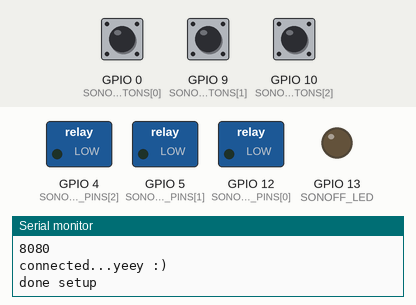
A sketch run on a simulated ESP8266 (NodeMCU). Parts: switched loads named in the sketch (green lamp = pin HIGH), output pins drawn as LEDs (lit = HIGH), the last lines printed to the serial monitor. Inputs (shaded band) come from the test bench; at power-on: GPIO 9 (SONOFF_BUTTONS[1]) LOW, GPIO 10 (SONOFF_BUTTONS[2]) LOW, GPIO 0 (SONOFF_BUTTONS[0]) LOW. WiFi joins after 1.5 s; servers stay silent unless stated; EEPROM starts erased.

Above: at 2.7 s.
2.8 s: GPIO 9 (SONOFF_BUTTONS[1]) pulled HIGH for 0.15 s
At 4.0 s:
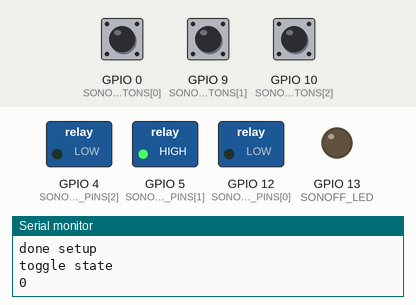
4.4 s: GPIO 10 (SONOFF_BUTTONS[2]) pulled HIGH for 0.15 s
At 5.3 s:
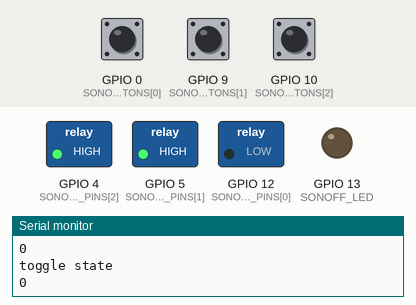
6.0 s: GPIO 9 (SONOFF_BUTTONS[1]) pulled HIGH for 1 s
At 6.4 s:
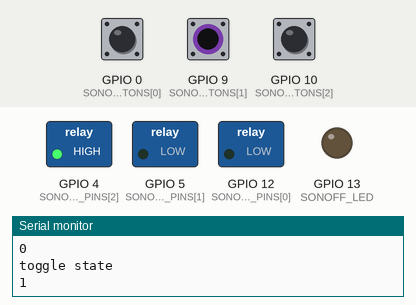
Timing chart, 0 to 9.0 s (numbered marks = the images above; inputs shaded):
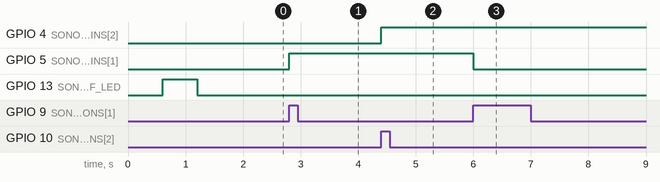

The sketch:

BlynkSonT1US.ino
```cpp
/*
   1MB flash sizee

   sonoff header
   1 - vcc 3v3
   2 - rx
   3 - tx
   4 - gnd
   5 - gpio 14

   esp8266 connections
   gpio  0 - button 1
   gpio  9 - button 3
   gpio  10 - button 2
   gpio 12 - relay 1
   gpio 4 - relay 3
   gpio 5 - relay 2
   gpio 13 - green led - active low
   gpio 14 - pin 5 on header

*/

#define   SONOFF_INPUT              14
#define   SONOFF_LED                13
#define   SONOFF_AVAILABLE_CHANNELS 3
const int SONOFF_RELAY_PINS[3] =    {12, 5, 4};
const int SONOFF_BUTTONS[3] =    {0, 9, 10};

//if this is false, led is used to signal startup state, then always on
//if it s true, it is used to signal startup state, then mirrors relay state
//S20 Smart Socket works better with it false
#define SONOFF_LED_RELAY_STATE      false

#define HOSTNAME "RYS-IoT-Device"

//comment out to completly disable respective technology
#define INCLUDE_BLYNK_SUPPORT

/********************************************
   Should not need to edit below this line *
 * *****************************************/
#include <ESP8266WiFi.h>

#define BLYNK_PRINT Serial    // Comment this out to disable prints and save space
#include <BlynkSimpleEsp8266.h>

static bool BLYNK_ENABLED = true;

#include <WiFiManager.h>          //https://github.com/tzapu/WiFiManager

#include <EEPROM.h>

#define EEPROM_SALT 12667
typedef struct {
  char  bootState[4]      = "on";
  char  blynkToken[33]    = "e4695f84e17b4ab8bc103da61eb984b0";
  char  blynkServer[33]   = "blynk.rys-informatica.com.ar";
  char  blynkPort[6]      = "8080";
  int   salt              = EEPROM_SALT;
} WMSettings;

WMSettings settings;

#include <ArduinoOTA.h>


//for LED status
#include <Ticker.h>
Ticker ticker;


const int CMD_WAIT = 0;
const int CMD_BUTTON_CHANGE = 1;

int cmd = CMD_WAIT;
//int relayState = HIGH;

//inverted button state
int buttonState[3] = {HIGH, HIGH, HIGH};
int currentState[3];

static long startPress = 0;

//http://stackoverflow.com/questions/9072320/split-string-into-string-array
String getValue(String data, char separator, int index)
{
  int found = 0;
  int strIndex[] = {0, -1};
  int maxIndex = data.length()-1;

  for(int i=0; i<=maxIndex && found<=index; i++){
    if(data.charAt(i)==separator || i==maxIndex){
        found++;
        strIndex[0] = strIndex[1]+1;
        strIndex[1] = (i == maxIndex) ? i+1 : i;
    }
  }

  return found>index ? data.substring(strIndex[0], strIndex[1]) : "";
}

void tick()
{
  //toggle state
  int state = digitalRead(SONOFF_LED);  // get the current state of GPIO1 pin
  digitalWrite(SONOFF_LED, !state);     // set pin to the opposite state
}

//gets called when WiFiManager enters configuration mode
void configModeCallback (WiFiManager *myWiFiManager) {
  Serial.println("Entered config mode");
  Serial.println(WiFi.softAPIP());
  //if you used auto generated SSID, print it
  Serial.println(myWiFiManager->getConfigPortalSSID());
  //entered config mode, make led toggle faster
  ticker.attach(0.2, tick);
}

void updateBlynk(int channel) {
  int state = digitalRead(SONOFF_RELAY_PINS[channel]);
  Blynk.virtualWrite(channel, state);
}

void setState(int state, int channel) {
  //relay
  digitalWrite(SONOFF_RELAY_PINS[channel], state);
/*
  //led
  if (SONOFF_LED_RELAY_STATE) {
    digitalWrite(SONOFF_LED, (state + 1) % 2); // led is active low
  }
*/
  //blynk
  updateBlynk(channel);

}

void toggleState() {
  cmd = CMD_BUTTON_CHANGE;
}

//flag for saving data
bool shouldSaveConfig = false;

//callback notifying us of the need to save config
void saveConfigCallback () {
  Serial.println("Should save config");
  shouldSaveConfig = true;
}

void toggle(int channel) {
  Serial.println("toggle state");
  Serial.println(digitalRead(SONOFF_RELAY_PINS[channel]));
  int relayState = digitalRead(SONOFF_RELAY_PINS[channel]) == HIGH ? LOW : HIGH;
  setState(relayState, channel);
}

void restart() {
  //TODO turn off relays before restarting
  ESP.restart();
  delay(1000);
}

void reset() {
  //reset wifi credentials
  WiFi.disconnect();
  delay(1000);
  ESP.reset();
  delay(1000);
}

#ifdef INCLUDE_BLYNK_SUPPORT
/**********
 * VPIN % 5
 * 0 off
 * 1 on
 * 2 toggle
 * 3 value
 * 4 led
 ***********/

BLYNK_WRITE_DEFAULT() {
  int pin = request.pin;
  int channel = pin;
  toggle(channel);
}

BLYNK_READ_DEFAULT() {
  // Generate random response
  int pin = request.pin;
  int channel = pin;
//  Blynk.virtualWrite(pin, digitalRead(SONOFF_RELAY_PINS[channel]));

}

//restart - button
BLYNK_WRITE(30) {
  int a = param.asInt();
  if (a != 0) {
    restart();
  }
}

//reset - button
BLYNK_WRITE(31) {
  int a = param.asInt();
  if (a != 0) {
    reset();
  }
}

#endif

void setup()
{
  Serial.begin(115200);

  //set led pin as output
  pinMode(SONOFF_LED, OUTPUT);
  // start ticker with 0.5 because we start in AP mode and try to connect
  ticker.attach(0.6, tick);


  const char *hostname = HOSTNAME;

  WiFiManager wifiManager;
  //set callback that gets called when connecting to previous WiFi fails, and enters Access Point mode
  //wifiManager.setAPCallback(configModeCallback);

  //timeout - this will quit WiFiManager if it's not configured in 3 minutes, causing a restart
  wifiManager.setConfigPortalTimeout(180);

  //custom params
  EEPROM.begin(512);
  EEPROM.get(0, settings);
  EEPROM.end();

  if (settings.salt != EEPROM_SALT) {
    Serial.println("Invalid settings in EEPROM, trying with defaults");
    WMSettings defaults;
    settings = defaults;
  }


  WiFiManagerParameter custom_boot_state("boot-state", "on/off on boot", settings.bootState, 33);
  wifiManager.addParameter(&custom_boot_state);


  Serial.println(settings.bootState);

  Serial.println(settings.blynkToken);
  Serial.println(settings.blynkServer);
  Serial.println(settings.blynkPort);

  WiFiManagerParameter custom_blynk_text("<br/>Blynk config.<br/>");
  wifiManager.addParameter(&custom_blynk_text);

  WiFiManagerParameter custom_blynk_token("blynk-token", "blynk token", settings.blynkToken, 33);
  wifiManager.addParameter(&custom_blynk_token);

  WiFiManagerParameter custom_blynk_server("blynk-server", "blynk server", settings.blynkServer, 33);
  wifiManager.addParameter(&custom_blynk_server);

  WiFiManagerParameter custom_blynk_port("blynk-port", "port", settings.blynkPort, 6);
  wifiManager.addParameter(&custom_blynk_port);

  //set config save notify callback
  wifiManager.setSaveConfigCallback(saveConfigCallback);

  if (!wifiManager.autoConnect(hostname)) {
    Serial.println("failed to connect and hit timeout");
    //reset and try again, or maybe put it to deep sleep
    //ESP.reset();
    delay(1000);
  }

  //Serial.println(custom_blynk_token.getValue());
  //save the custom parameters to FS
  if (shouldSaveConfig) {
    Serial.println("Saving config");

    strcpy(settings.bootState, custom_boot_state.getValue());

    strcpy(settings.blynkToken, custom_blynk_token.getValue());
    strcpy(settings.blynkServer, custom_blynk_server.getValue());
    strcpy(settings.blynkPort, custom_blynk_port.getValue());

    Serial.println(settings.bootState);
    Serial.println(settings.blynkToken);
    Serial.println(settings.blynkServer);
    Serial.println(settings.blynkPort);

    EEPROM.begin(512);
    EEPROM.put(0, settings);
    EEPROM.end();
  }

  //config blynk
  if (strlen(settings.blynkToken) == 0) {
    BLYNK_ENABLED = false;
  }
  if (BLYNK_ENABLED) {
    Blynk.config(settings.blynkToken, settings.blynkServer, atoi(settings.blynkPort));
  }

  //OTA
  ArduinoOTA.onStart([]() {
    Serial.println("Start OTA");
  });
  ArduinoOTA.onEnd([]() {
    Serial.println("\nEnd");
  });
  ArduinoOTA.onProgress([](unsigned int progress, unsigned int total) {
    Serial.printf("Progress: %u%%\r", (progress / (total / 100)));
  });
  ArduinoOTA.onError([](ota_error_t error) {
    Serial.printf("Error[%u]: ", error);
    if (error == OTA_AUTH_ERROR) Serial.println("Auth Failed");
    else if (error == OTA_BEGIN_ERROR) Serial.println("Begin Failed");
    else if (error == OTA_CONNECT_ERROR) Serial.println("Connect Failed");
    else if (error == OTA_RECEIVE_ERROR) Serial.println("Receive Failed");
    else if (error == OTA_END_ERROR) Serial.println("End Failed");
  });
  ArduinoOTA.setHostname(hostname);
  ArduinoOTA.begin();

  //if you get here you have connected to the WiFi
  Serial.println("connected...yeey :)");
  ticker.detach();

  //setup button
  pinMode(SONOFF_BUTTONS[0], INPUT);
  pinMode(SONOFF_BUTTONS[1], INPUT);
  pinMode(SONOFF_BUTTONS[2], INPUT);

  attachInterrupt(SONOFF_BUTTONS[0], toggleState, CHANGE);
  attachInterrupt(SONOFF_BUTTONS[1], toggleState, CHANGE);
  attachInterrupt(SONOFF_BUTTONS[2], toggleState, CHANGE);

  //setup relay
  //TODO multiple relays
  pinMode(SONOFF_RELAY_PINS[0], OUTPUT);
  pinMode(SONOFF_RELAY_PINS[1], OUTPUT);
  pinMode(SONOFF_RELAY_PINS[2], OUTPUT);

  Serial.println("done setup");

}


void loop(){

  //ota loop
  ArduinoOTA.handle();

  //blynk connect and run loop
  if (BLYNK_ENABLED) {
    Blynk.run();
  }

  //Check Buttons

  currentState[1] = digitalRead(SONOFF_BUTTONS[1]);
  if (currentState[1] != buttonState[1]) {
    if (buttonState[1] == LOW && currentState[1] == HIGH) {
          toggle(1);
    }
  buttonState[1] = currentState[1];
  }

  currentState[2] = digitalRead(SONOFF_BUTTONS[2]);
  if (currentState[2] != buttonState[2]) {
    if (buttonState[2] == LOW && currentState[2] == HIGH) {
          toggle(2);
    }
  buttonState[2] = currentState[2];
  }

  switch (cmd) {
    case CMD_WAIT:
      break;
    case CMD_BUTTON_CHANGE:
      currentState[0] = digitalRead(SONOFF_BUTTONS[0]);
      if (currentState[0] != buttonState[0]) {
        if (buttonState[0] == LOW && currentState[0] == HIGH) {
          long duration = millis() - startPress;
          if (duration < 1000) {
            Serial.println("short press - toggle relay");
            toggle(0);
          } else if (duration < 30000) {
            Serial.println("medium press - restart");
            restart();
          } else if (duration < 60000) {
            Serial.println("long press - reset settings");
            reset();
          }
        } else if (buttonState[0] == HIGH && currentState[0] == LOW) {
          startPress = millis();
        }
        buttonState[0] = currentState[0];
      }
      break;
  }

}
```

Measured:
- after the input at 2.8 s, GPIO 5 (SONOFF_RELAY_PINS[1]): LOW → HIGH at once
- after the input at 4.4 s, GPIO 4 (SONOFF_RELAY_PINS[2]): LOW → HIGH at once
- after the input at 6.0 s, GPIO 5 (SONOFF_RELAY_PINS[1]): HIGH → LOW at once
